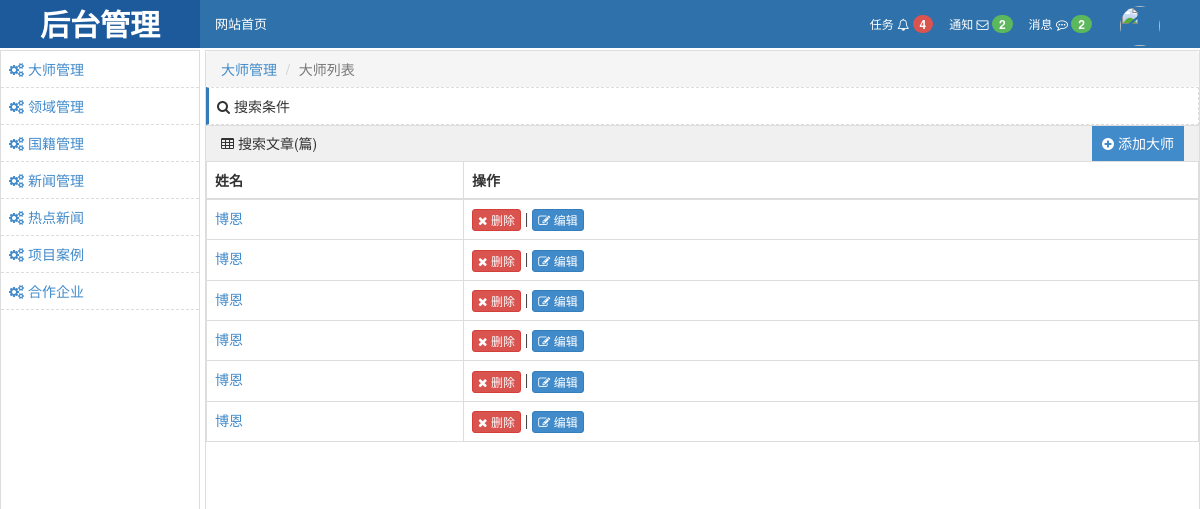
Before: /backend/article-1-1.html/ (signed in) with the older database file.
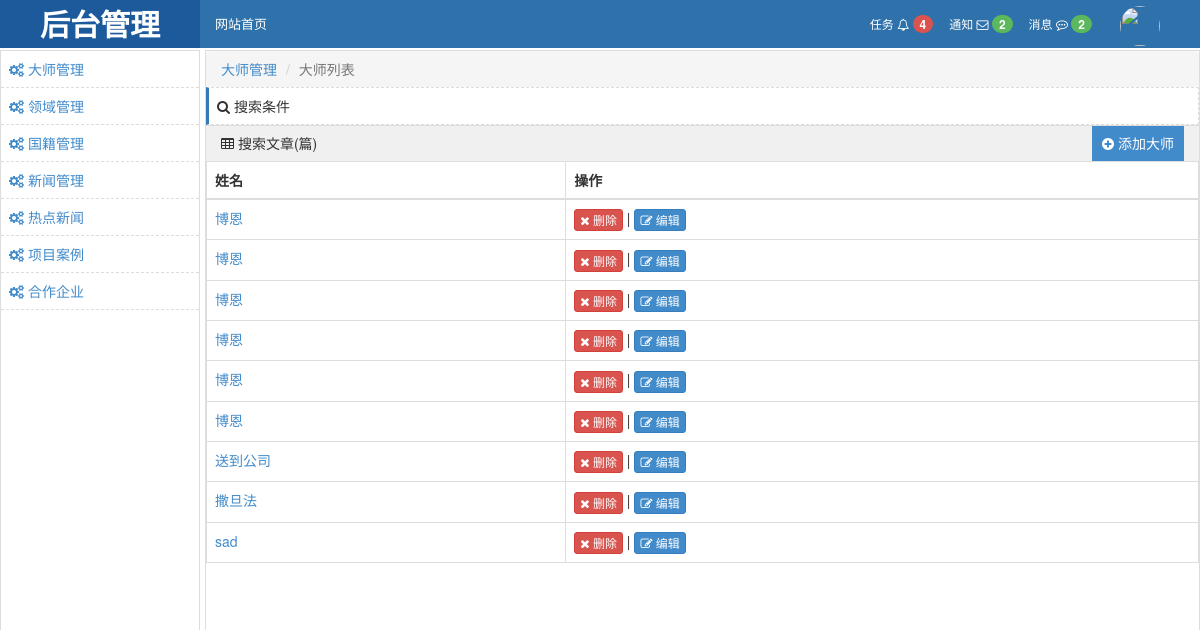
After: the same page with the newer database file.
### web/models.py (models this page shows)
class Master(models.Model):
    sorting = models.IntegerField(verbose_name="大师编号",)
    avatar = models.CharField(verbose_name="大师头像", max_length=256)
    chinese_name = models.CharField(max_length=256)
    actual_name = models.CharField(max_length=256)
    field = models.ForeignKey("Field", related_name='f')
    nationality = models.ForeignKey("Nationality")
    introduction = models.CharField(max_length=256)
    content = models.CharField(max_length=10000)

### background/views.py (the view)
# urls.py: url(r'^article-(?P<article_type_id>\d+)-(?P<category_id>\d+).html/$', views.article, name='article'),
@login_required
def article(request, *args, **kwargs):
    result = models.Master.objects.all()
    ret = {'result': result,
           }
    return render(request, 'background/backend_article.html', ret)

### templates/background/backend_article.html (shortened to what this page needs)
{% extends 'background/backend_layout.html' %}
{% load search %}
{% block conent %}
    <ol class="breadcrumb" style="margin-bottom: 0;">
        <li><a href="#">大师管理</a></li>
        <li class="active">大师列表</li>
    </ol>
    <div>
        <div style="border: 1px dashed #dddddd;padding: 8px;border-left: 3px solid #337ab7;">
            <i class="fa fa-search" aria-hidden="true"></i> 搜索条件
        </div>
        <div class="clearfix"
             style="height: 36px;line-height: 35px;padding: 0 15px;border-top: 1px solid #dddddd;background-color: #f1f0f0">
            <i class="fa fa-table" aria-hidden="true"></i>
            搜索文章(篇)
            <a target="_self" href="/backend/add-article.html" class="right"
               style="display: inline-block;padding:0 10px;background-color: #428bca;color: #ffffff;">
                <i class="fa fa-plus-circle" aria-hidden="true"></i>
                添加大师
            </a>
        </div>
        <table class="table table-bordered">
            <thead>
            <tr>
                <th>姓名</th>
                <th>操作</th>
            </tr>
            </thead>
            <tbody>
            {% for row in result %}
                <tr nid="{{ row.id }}">
                    <td><a href="/master/{{ row.id }}.html">{{ row.chinese_name }}</a></td>
                    <td>
                        <a class="btn btn-danger btn-xs">
                            <i class="fa fa-times" aria-hidden="true"></i>
                            删除
                        </a>
                        |
                        <a class="btn btn-primary btn-xs" href="/backend/edit-article-{{ row.id }}.html">
                            <i class="fa fa-pencil-square-o" aria-hidden="true"></i>
                            编辑
                        </a>
                    </td>
                </tr>
            {% endfor %}
            </tbody>
        </table>
        <div class="clearfix">
        </div>
    </div>
{% endblock %}

Changed rows visible on the page:
added Master: chinese_name "送到公司"
added Master: chinese_name "撒旦法"
added Master: chinese_name "sad"
